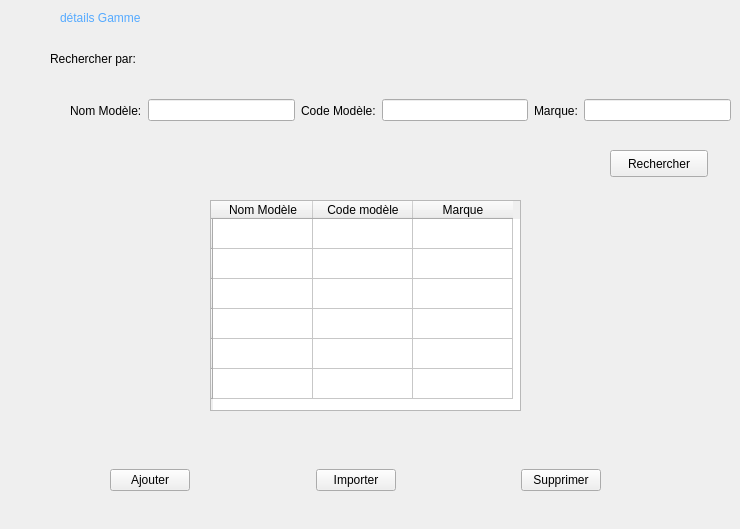
    <widget class="QWidget" name="details_gamme">
     <widget class="QLabel" name="recherche">
      <property name="geometry">
       <rect>
        <x>50</x>
        <y>50</y>
        <width>111</width>
        <height>17</height>
       </rect>
      </property>
      <property name="text">
       <string>Rechercher par:</string>
      </property>
     </widget>
     <widget class="QWidget" name="horizontalLayoutWidget_8">
      <property name="geometry">
       <rect>
        <x>70</x>
        <y>90</y>
        <width>661</width>
        <height>41</height>
       </rect>
      </property>
      <layout class="QHBoxLayout" name="horizontalLayout_15">
       <item>
        <widget class="QLabel" name="nom_modele">
         <property name="text">
          <string>Nom Modèle:</string>
         </property>
        </widget>
       </item>
       <item>
        <widget class="QLineEdit" name="nom_mod"/>
       </item>
       <item>
        <widget class="QLabel" name="code_modele">
         <property name="text">
          <string>Code Modèle:</string>
         </property>
        </widget>
       </item>
       <item>
        <widget class="QLineEdit" name="code_mod"/>
       </item>
       <item>
        <widget class="QLabel" name="marque">
         <property name="text">
          <string>Marque:</string>
         </property>
        </widget>
       </item>
       <item>
        <widget class="QLineEdit" name="marque_2"/>
       </item>
      </layout>
     </widget>
     <widget class="QTableWidget" name="gamme">
      <property name="geometry">
       <rect>
        <x>210</x>
        <y>200</y>
        <width>311</width>
        <height>211</height>
       </rect>
      </property>
      <row>
       <property name="text">
        <string/>
       </property>
      </row>
      <row>
       <property name="text">
        <string/>
       </property>
      </row>
      <row>
       <property name="text">
        <string/>
       </property>
      </row>
      <row>
       <property name="text">
        <string/>
       </property>
      </row>
      <row>
       <property name="text">
        <string/>
       </property>
      </row>
      <row>
       <property name="text">
        <string/>
       </property>
      </row>
      <column>
       <property name="text">
        <string>Nom Modèle</string>
       </property>
      </column>
      <column>
       <property name="text">
        <string>Code modèle</string>
       </property>
      </column>
      <column>
       <property name="text">
        <string>Marque</string>
       </property>
      </column>
     </widget>
     <widget class="QWidget" name="horizontalLayoutWidget_2">
      <property name="geometry">
       <rect>
        <x>110</x>
        <y>440</y>
        <width>491</width>
        <height>80</height>
       </rect>
      </property>
      <layout class="QHBoxLayout" name="horizontalLayout_3">
       <item>
        <widget class="QPushButton" name="ajouter">
         <property name="text">
          <string>Ajouter</string>
         </property>
        </widget>
       </item>
       <item>
        <spacer name="horizontalSpacer">
         <property name="orientation">
          <enum>Qt::Horizontal</enum>
         </property>
         <property name="sizeHint" stdset="0">
          <size>
           <width>40</width>
           <height>20</height>
          </size>
         </property>
        </spacer>
       </item>
       <item>
        <widget class="QPushButton" name="importer">
         <property name="text">
          <string>Importer</string>
         </property>
        </widget>
       </item>
       <item>
        <spacer name="horizontalSpacer_2">
         <property name="orientation">
          <enum>Qt::Horizontal</enum>
         </property>
         <property name="sizeHint" stdset="0">
          <size>
           <width>40</width>
           <height>20</height>
          </size>
         </property>
        </spacer>
       </item>
       <item>
        <widget class="QPushButton" name="supprimer">
         <property name="text">
          <string>Supprimer</string>
         </property>
        </widget>
       </item>
      </layout>
     </widget>
     <widget class="QLabel" name="label_5">
      <property name="geometry">
       <rect>
        <x>60</x>
        <y>10</y>
        <width>131</width>
        <height>17</height>
       </rect>
      </property>
      <property name="text">
       <string>&lt;html&gt;&lt;head/&gt;&lt;body&gt;&lt;p&gt;&lt;span style=&quot; color:#55aaff;&quot;&gt;détails Gamme&lt;/span&gt;&lt;/p&gt;&lt;/body&gt;&lt;/html&gt;</string>
      </property>
     </widget>
     <widget class="QPushButton" name="pushButton_2">
      <property name="geometry">
       <rect>
        <x>610</x>
        <y>150</y>
        <width>98</width>
        <height>27</height>
       </rect>
      </property>
      <property name="text">
       <string>Rechercher</string>
      </property>
     </widget>
    </widget>
